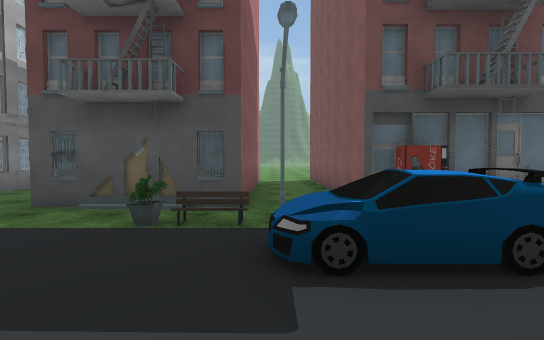
View 1 (above)

18 first-person views from a walk through a 3-D level made in the Unity game engine. The camera is 1.5 m above the floor, tilts 2° down and sees 90° across. The floor is counted in squares, 2 m on a side. Each view is taken from the middle of a square. On the plan, view 1 faces up. The plan holds only what a view shows up to about 10 squares ahead; the rest is blank. The place goes on beyond the plan. Some surface patterns are stand-ins.

View 2
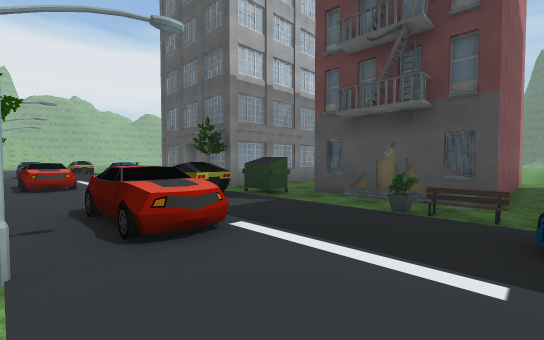

View 3
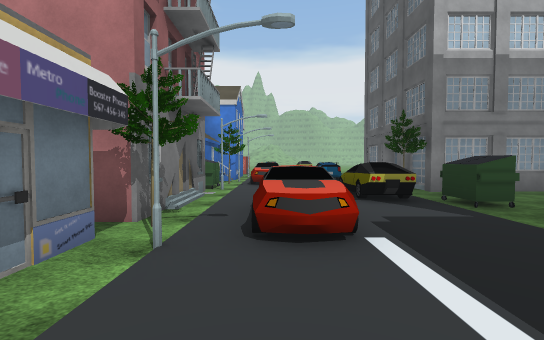

View 4
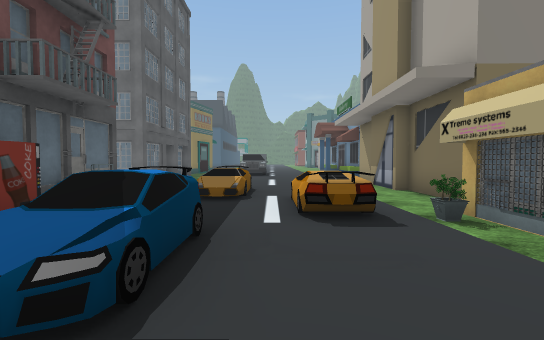

View 5
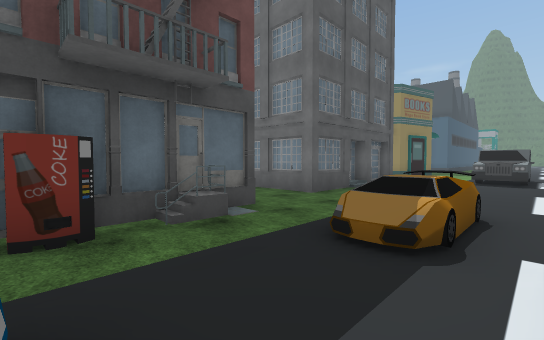

View 6
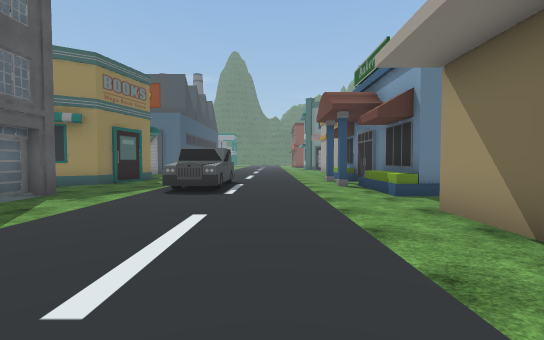

View 7
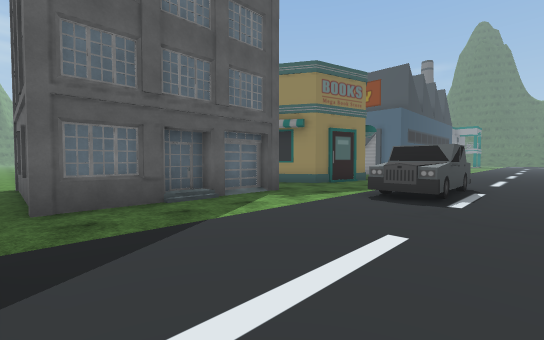

View 8
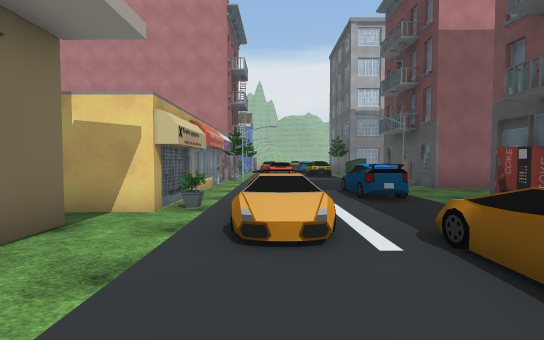

View 9
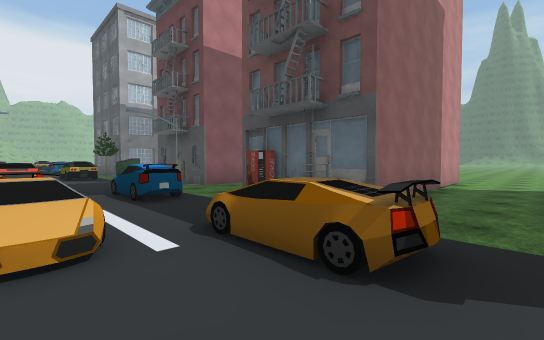

View 10
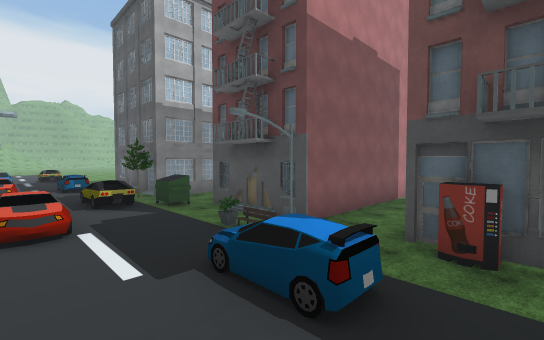

View 11
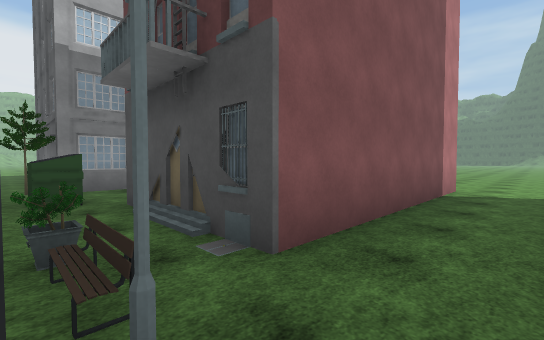

View 12
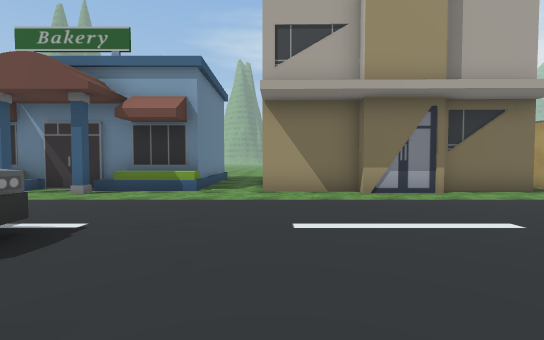

View 13
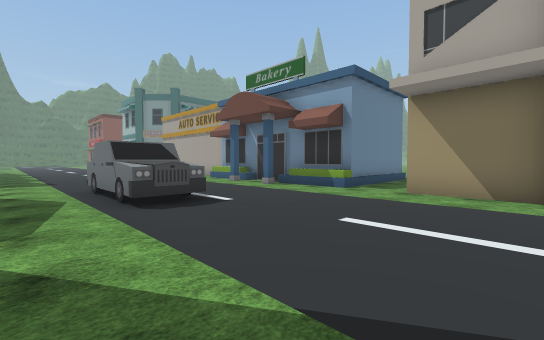

View 14
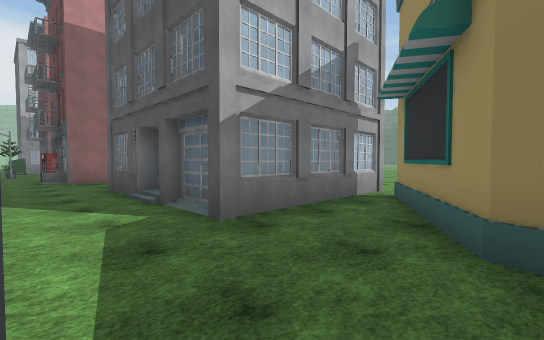

View 15
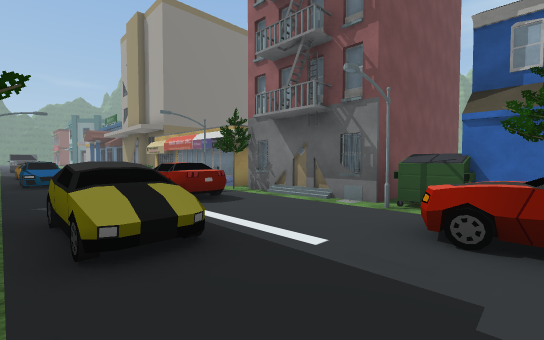

View 16
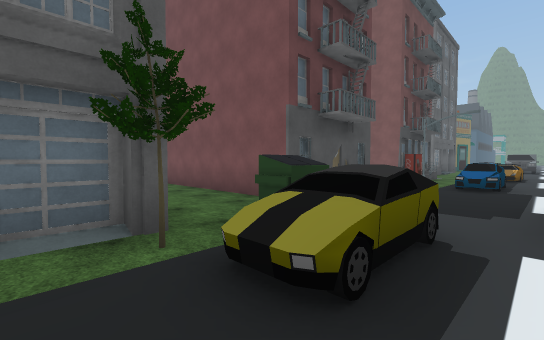

View 17
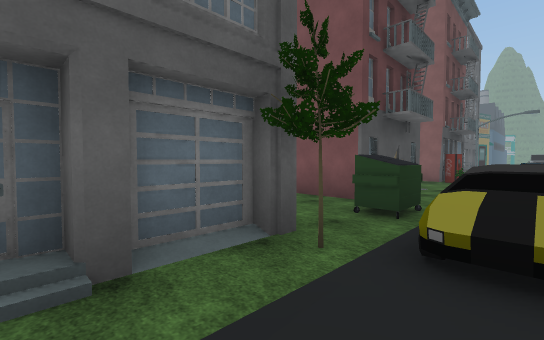

View 18
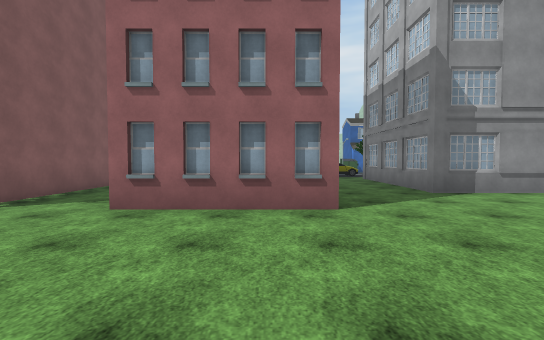

### Floor plan
Key: @ floor where view 1 was taken; # wall or solid block; x gap in a wall; . floor; / step, stairs or slope; O other object.
Columns run from 9 left of view 1 to 16 right of it. Each row starts with its distance up from view 1.
 16          ..
 15       . ...
 14      ......
 13     .......    ..
 12    ........   ...
 11   ...#O##..OOO...
 10  ....#  #..#  #..O
  9 #....#  #..#  #..    ##
  8   #..#  #..#  #..    ###
  7   O..#  #..#  #..    #.#
  6   #..#  #..#  #..  ###..##
  5 ##O..####..####..#####...#
  4 /##.O....O.OOO............
  3 ..O.....OO................
  2 ..OOO....OOO..OO......OOO.
  1 .....OO...............O...
  0 OO...OO..@../O............
 -1 O.O...OO....O.............
 -2 #O####x######..OO......O.O
 -3   #         #OOO OOO.OOOOO
 -4              O      .O
 -5                     .O
 -6                     .O
 -7
 -8    OO

Where each view was taken, in squares from view 1:
view 1: 0 up, 0 right, facing up
view 2: 1 down, 0 right, facing up-left
view 3: 0 up, 0 right, facing left
view 4: 1 up, 1 left, facing right
view 5: 1 up, 2 right, facing up-right
view 6: 0 up, 6 right, facing right
view 7: 0 up, 7 right, facing up-right
view 8: 0 up, 7 right, facing left
view 9: 0 up, 7 right, facing up-left
view 10: 0 up, 3 right, facing up-left
view 11: 3 up, 1 right, facing up-left
view 12: 4 up, 10 right, facing down
view 13: 4 up, 8 right, facing down-right
view 14: 3 up, 15 right, facing up-left
view 15: 3 up, 9 left, facing down-right
view 16: 1 up, 8 left, facing up-right
view 17: 2 up, 9 left, facing up-right
view 18: 15 up, 3 left, facing down
